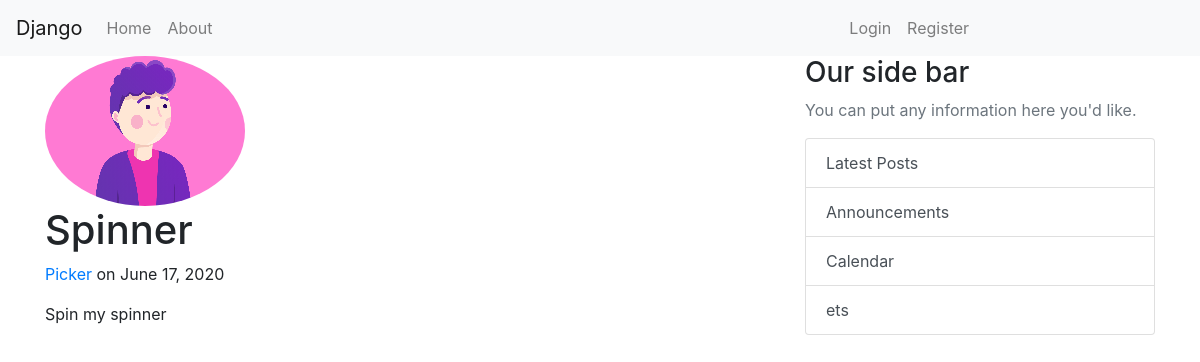
/post/47, run on the app's committed database.
### blog/models.py (models this page shows, shortened)
class Post(models.Model):
    title = models.CharField(max_length=100)
    content = models.TextField()
    date_posted = models.DateField(default=timezone.now())
    author = models.ForeignKey(User, on_delete=models.CASCADE)

### users/models.py (models this page shows, shortened)
class Profile(models.Model):
    user = models.OneToOneField(User, on_delete=models.CASCADE)
    image = models.ImageField(upload_to="profile_pics", default='default.png')

### blog/views.py (the view)
# urls.py: path('post/<int:pk>', PostDetailView.as_view(), name='post-detail'),
class PostDetailView(DetailView):
    model = Post

### blog/templates/Blog/post_detail.html (shortened to what this page needs)
{% extends 'Blog/base.state.html' %}
{% block content %}
    <div>
        <img class="rounded-circle article-img" src="{{ object.author.profile.image.url }}">
        <h1 class="article-title">{{ object.title }}</h1>
        <p><a href="{% url 'user-post' object.author.username %}">{{ object.author }}</a> on {{ object.date_posted | date:"F d, Y" }}</p>
        <p class="article-content">{{ object.content }}</p>
    </div>
{% endblock content %}

### data on the page
Post: author.profile.image (placeholder picture), title "Spinner", author "Picker", date_posted "June 17, 2020", content "Spin my spinner"
